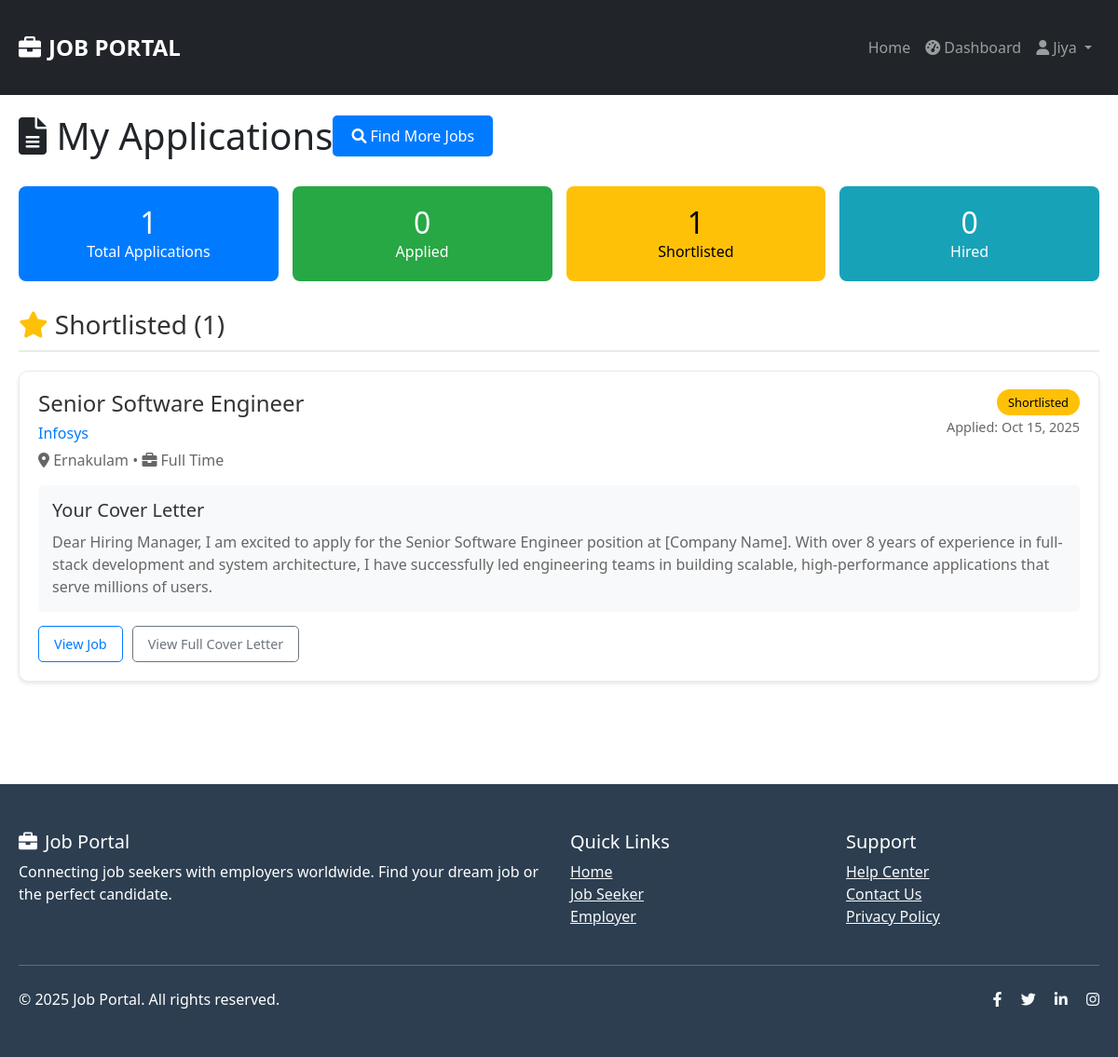
The app's page /jobs/applied-jobs/ (signed in) with its own data.
### jobs/models.py (models this page shows, shortened)
class Application(models.Model):
    STATUS_CHOICES = (
        ('applied', 'Applied'),
        ('viewed', 'Viewed'),
        ('shortlisted', 'Shortlisted'),
        ('rejected', 'Rejected'),
        ('hired', 'Hired'),
    )
    job_seeker = models.ForeignKey('users.JobSeeker', on_delete=models.CASCADE)  # Use string reference
    job = models.ForeignKey(Job, on_delete=models.CASCADE)
    status = models.CharField(max_length=20, choices=STATUS_CHOICES, default='applied')
    applied_date = models.DateTimeField(auto_now_add=True)
    cover_letter = models.TextField(blank=True)
    class Meta:
        unique_together = ['job_seeker', 'job']
        ordering = ['-applied_date']

class Job(models.Model):
    JOB_TYPE_CHOICES = (
        ('full_time', 'Full Time'),
        ('part_time', 'Part Time'),
        ('contract', 'Contract'),
        ('internship', 'Internship'),
        ('remote', 'Remote'),
    )
    EXPERIENCE_LEVEL_CHOICES = (
        ('entry', 'Entry Level'),
        ('mid', 'Mid Level'),
        ('senior', 'Senior Level'),
    )
    employer = models.ForeignKey('users.Employer', on_delete=models.CASCADE)  # Use string reference
    title = models.CharField(max_length=200)
    department = models.CharField(max_length=100)
    location = models.CharField(max_length=100)
    job_type = models.CharField(max_length=20, choices=JOB_TYPE_CHOICES)
    experience_level = models.CharField(max_length=20, choices=EXPERIENCE_LEVEL_CHOICES)
    salary = models.CharField(max_length=100, blank=True)
    description = models.TextField()
    requirements = models.TextField()
    is_active = models.BooleanField(default=True)
    created_at = models.DateTimeField(auto_now_add=True)
    class Meta:
        ordering = ['-created_at']

### users/models.py (models this page shows, shortened)
class Employer(models.Model):
    user = models.OneToOneField(User, on_delete=models.CASCADE)
    company_name = models.CharField(max_length=100)
    contact_person = models.CharField(max_length=100)
    phone = models.CharField(max_length=15)
    company_address = models.TextField()
    is_verified = models.BooleanField(default=False)
    created_at = models.DateTimeField(default=timezone.now)

### jobs/views.py (the view)
# urls.py: path('applied-jobs/', views.applied_jobs, name='applied_jobs'),
@login_required
def applied_jobs(request):
    if not hasattr(request.user, 'jobseeker'):
        messages.error(request, 'Only job seekers can view applied jobs.')
        return redirect('dashboard')
    applications = Application.objects.filter(
        job_seeker=request.user.jobseeker
    ).select_related('job', 'job__employer').order_by('-applied_date')
    applications_by_status = {
        'applied': applications.filter(status='applied'),
        'viewed': applications.filter(status='viewed'),
        'shortlisted': applications.filter(status='shortlisted'),
        'rejected': applications.filter(status='rejected'),
        'hired': applications.filter(status='hired'),
    }
    return render(request, 'jobs/applied_jobs.html', {
        'applications': applications,
        'applications_by_status': applications_by_status
    })

### templates/jobs/applied_jobs.html (shortened to what this page needs)
{% extends 'base.html' %}
{% block content %}
<div class="container" style="max-width: 1200px; margin: 0 auto; padding: 20px;">
    <div style="display: flex; justify-content: between; align-items: center; margin-bottom: 30px;">
        <h1 style="margin: 0;"><i class="fas fa-file-alt"></i> My Applications</h1>
        <a href="{% url 'find_jobs' %}" style="background: #007bff; color: white; padding: 10px 20px; text-decoration: none; border-radius: 5px;">
            <i class="fas fa-search"></i> Find More Jobs
        </a>
    </div>
    <div style="display: grid; grid-template-columns: repeat(auto-fit, minmax(200px, 1fr)); gap: 15px; margin-bottom: 30px;">
        <div style="background: #007bff; color: white; padding: 20px; border-radius: 8px; text-align: center;">
            <h3 style="margin: 0; font-size: 2rem;">{{ applications|length }}</h3>
            <p style="margin: 0;">Total Applications</p>
        </div>
        <div style="background: #28a745; color: white; padding: 20px; border-radius: 8px; text-align: center;">
            <h3 style="margin: 0; font-size: 2rem;">{{ applications_by_status.applied|length }}</h3>
            <p style="margin: 0;">Applied</p>
        </div>
        <div style="background: #ffc107; color: black; padding: 20px; border-radius: 8px; text-align: center;">
            <h3 style="margin: 0; font-size: 2rem;">{{ applications_by_status.shortlisted|length }}</h3>
            <p style="margin: 0;">Shortlisted</p>
        </div>
        <div style="background: #17a2b8; color: white; padding: 20px; border-radius: 8px; text-align: center;">
            <h3 style="margin: 0; font-size: 2rem;">{{ applications_by_status.hired|length }}</h3>
            <p style="margin: 0;">Hired</p>
        </div>
    </div>
    {% for status, status_applications in applications_by_status.items %}
        {% if status_applications %}
        <div style="margin-bottom: 40px;">
            <h3 style="color: #333; margin-bottom: 20px; padding-bottom: 10px; border-bottom: 2px solid #eaeaea;">
                {% if status == 'applied' %}
                    <i class="fas fa-clock text-primary"></i> Applied ({{ status_applications|length }})
                {% elif status == 'viewed' %}
                    <i class="fas fa-eye text-info"></i> Viewed ({{ status_applications|length }})
                {% elif status == 'shortlisted' %}
                    <i class="fas fa-star text-warning"></i> Shortlisted ({{ status_applications|length }})
                {% elif status == 'rejected' %}
                    <i class="fas fa-times-circle text-danger"></i> Rejected ({{ status_applications|length }})
                {% elif status == 'hired' %}
                    <i class="fas fa-check-circle text-success"></i> Hired ({{ status_applications|length }})
                {% endif %}
            </h3>
            <div style="display: grid; gap: 20px;">
                {% for application in status_applications %}
                <div style="border: 1px solid #eaeaea; border-radius: 10px; padding: 20px; background: white; box-shadow: 0 2px 4px rgba(0,0,0,0.1);">
                    <div style="display: flex; justify-content: between; align-items: start; margin-bottom: 15px;">
                        <div style="flex: 1;">
                            <h4 style="margin: 0 0 5px 0; color: #333;">
                                <a href="{% url 'job_detail' application.job.id %}" style="color: inherit; text-decoration: none;">
                                    {{ application.job.title }}
                                </a>
                            </h4>
                            <p style="margin: 0 0 5px 0; color: #007bff; font-weight: 500;">
                                {{ application.job.employer.company_name }}
                            </p>
                            <p style="margin: 0; color: #666;">
                                <i class="fas fa-map-marker-alt"></i> {{ application.job.location }} •
                                <i class="fas fa-briefcase"></i> {{ application.job.get_job_type_display }}
                            </p>
                        </div>
                        <div style="text-align: right;">
                            <span style="background:
                                {% if status == 'applied' %}#007bff
                                {% elif status == 'viewed' %}#17a2b8
                                {% elif status == 'shortlisted' %}#ffc107
                                {% elif status == 'rejected' %}#dc3545
                                {% elif status == 'hired' %}#28a745
                                {% endif %};
                                color: {% if status == 'shortlisted' %}black{% else %}white{% endif %};
                                padding: 5px 12px; border-radius: 15px; font-size: 0.8rem; font-weight: 500;">
                                {{ application.get_status_display }}
                            </span>
                            <p style="margin: 5px 0 0 0; color: #666; font-size: 0.9rem;">
                                Applied: {{ application.applied_date|date:"M j, Y" }}
                            </p>
                        </div>
                    </div>
                    {% if application.cover_letter %}
                    <div style="margin-top: 15px; padding: 15px; background: #f8f9fa; border-radius: 5px;">
                        <h5 style="margin: 0 0 10px 0; color: #333;">Your Cover Letter</h5>
                        <p style="margin: 0; color: #666; line-height: 1.5;">
                            {{ application.cover_letter|truncatewords:50 }}
                        </p>
                    </div>
                    {% endif %}
                    <div style="margin-top: 15px; display: flex; gap: 10px;">
                        <a href="{% url 'job_detail' application.job.id %}"
                           style="padding: 8px 16px; border: 1px solid #007bff; color: #007bff; text-decoration: none; border-radius: 5px; font-size: 0.9rem;">
                            View Job
                        </a>
                        {% if application.cover_letter %}
                        <button type="button"
                                onclick="showCoverLetter('{{ application.cover_letter|escapejs }}')"
                                style="padding: 8px 16px; border: 1px solid #6c757d; color: #6c757d; background: none; border-radius: 5px; font-size: 0.9rem; cursor: pointer;">
                            View Full Cover Letter
                        </button>
                        {% endif %}
                    </div>
                </div>
                {% endfor %}
            </div>
        </div>
        {% endif %}
    {% endfor %}
</div>
{% endblock %}

### templates/base.html (shortened to what this page needs)
<!DOCTYPE html>
<html lang="en">
<head>
    <link href="https://cdn.jsdelivr.net/npm/bootstrap@5.1.3/dist/css/bootstrap.min.css" rel="stylesheet">
    <link rel="stylesheet" href="https://cdnjs.cloudflare.com/ajax/libs/font-awesome/6.0.0/css/all.min.css">
</head>
<body>
    <nav class="navbar navbar-expand-lg navbar-dark bg-dark">
        <div class="container">
            <a class="navbar-brand" href="{% url 'home' %}">
                <i class="fas fa-briefcase me-2"></i>JOB PORTAL
            </a>
            <div class="collapse navbar-collapse" id="navbarNav">
                <ul class="navbar-nav ms-auto">
                    <li class="nav-item">
                        <a class="nav-link" href="{% url 'home' %}">Home</a>
                    </li>
                    {% if user.is_authenticated %}
                        <li class="nav-item">
                            <a class="nav-link" href="{% url 'dashboard' %}">
                                <i class="fas fa-tachometer-alt me-1"></i>Dashboard
                            </a>
                        </li>
                        <li class="nav-item dropdown">
                            <a class="nav-link dropdown-toggle" href="#" id="navbarDropdown" role="button" data-bs-toggle="dropdown">
                                <i class="fas fa-user me-1"></i>{{ user.username }}
                            </a>
                        </li>
                    {% else %}
                        <li class="nav-item">
                            <a class="nav-link" href="{% url 'login' %}">
                                <i class="fas fa-sign-in-alt me-1"></i>Login
                            </a>
                        </li>
                    {% endif %}
                </ul>
            </div>
        </div>
    </nav>
    <main>
        {% block content %}{% endblock %}
    </main>
    <footer class="footer">
        <div class="container">
            <div class="row">
                <div class="col-md-6">
                    <h5><i class="fas fa-briefcase me-2"></i>Job Portal</h5>
                    <p>Connecting job seekers with employers worldwide. Find your dream job or the perfect candidate.</p>
                </div>
                <div class="col-md-3">
                    <h5>Quick Links</h5>
                    <ul class="list-unstyled">
                        <li><a href="{% url 'home' %}" class="text-light">Home</a></li>
                        <li><a href="{% url 'register_job_seeker' %}" class="text-light">Job Seeker</a></li>
                        <li><a href="{% url 'register_employer' %}" class="text-light">Employer</a></li>
                    </ul>
                </div>
                <div class="col-md-3">
                    <h5>Support</h5>
                    <ul class="list-unstyled">
                        <li><a href="#" class="text-light">Help Center</a></li>
                        <li><a href="#" class="text-light">Contact Us</a></li>
                        <li><a href="#" class="text-light">Privacy Policy</a></li>
                    </ul>
                </div>
            </div>
            <hr class="my-4">
            <div class="row align-items-center">
                <div class="col-md-6">
                    <p class="mb-0">&copy; 2025 Job Portal. All rights reserved.</p>
                </div>
                <div class="col-md-6 text-md-end">
                    <div class="social-links">
                        <a href="#" class="text-light me-3"><i class="fab fa-facebook-f"></i></a>
                        <a href="#" class="text-light me-3"><i class="fab fa-twitter"></i></a>
                        <a href="#" class="text-light me-3"><i class="fab fa-linkedin-in"></i></a>
                        <a href="#" class="text-light"><i class="fab fa-instagram"></i></a>
                    </div>
                </div>
            </div>
        </div>
    </footer>
</body>
</html>

### templates/base.html (style rules this page uses)
.navbar-brand { font-weight: bold; font-size: 1.5rem; }
.footer { background-color: #2c3e50; color: white; padding: 30px 0; margin-top: 50px; }

### templates/jobs/applied_jobs.html (style rules this page uses)
.container { max-width: 1200px; margin: 0 auto; padding: 20px; }

### records on screen
Application: job "Senior Software Engineer", job.employer.company_name "Infosys", job.location "Ernakulam", job.job_type "Full Time", status "Shortlisted", applied_date "Oct 15, 2025", cover_letter "Dear Hiring Manager, I am excited to apply for the Senior Software Engineer position at [Company Name]. With over 8 years of experience in full-stack development and system architecture, I have successfully led engineering teams in building scalable, high-performance applications that serve millions of users."

### other values on screen
{{ user.username }} "Jiya"
{{ applications|length }} "1"
{{ applications_by_status.applied|length }} "0"
{{ applications_by_status.shortlisted|length }} "1"
{{ applications_by_status.hired|length }} "0"
{{ status_applications|length }} "1"
